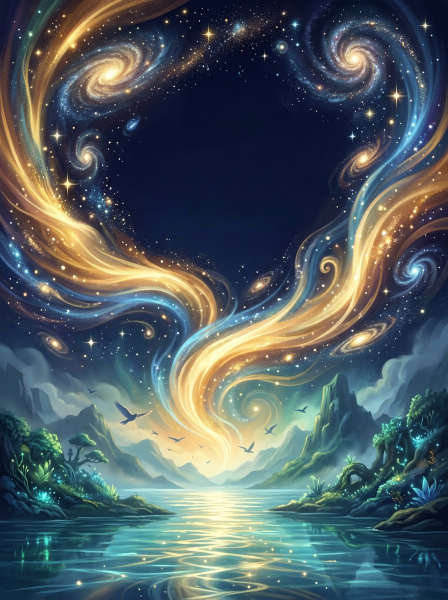
#> input picture 03-Identidade-Visual/capa_conceito_1_cosmica_base.jpg, 896 x 1200 px, found by its file name (shown at 1/2 size)
$ python build_book_engine.py
#> lines starting #> are read from the running program, lines starting #| are printed output that depends on the picture
#!/usr/bin/env python3
# -*- coding: utf-8 -*-
"""
Motor Editorial e Artístico — A Grande História da Luz (Volume 1: Faça-se a Luz)
Autor: Fábio Motta e Silva (Publicação Independente / Autônoma)
Responsável por:
1. Organizar e copiar as artes originais geradas para as pastas oficiais do projeto;
2. Renderizar em alta definição (1600x2000 px / 3200x2000 px spread) as ilustrações cósmicas e arqueológicas complementares;
3. Diagramar as 3 propostas de capa com o crédito autoral FÁBIO MOTTA E SILVA (e comparativo em tamanho real + miniatura 120px);
4. Diagramar as 24 páginas completas e sequenciais (PÁGINA 01 a PÁGINA 24) do Volume 1 com Dupla Camada (4-6 e 6-10 anos) e hierarquia tipográfica profissional (Cinzel, Nunito, Atkinson Hyperlegible);
5. Exportar:
   - PDF Digital HD (Hotmart / Kiwify / Apple Books - 200 DPI, 24 páginas)
   - PDF de Impressão Gráfica / KDP Print (300 DPI com sangria / bleed 0.125", 24 páginas — mínimo oficial da Amazon KDP Print)
   - EPUB 3 Fixed-Layout compatível com Amazon KDP Kids (24 páginas)
"""

import os
import sys
import math
import random
import shutil
import zipfile
from PIL import Image, ImageDraw, ImageFont, ImageFilter, ImageEnhance

BASE_DIR = "/home/ubuntu-desktop-bootstrap-ubuntu-/.gemini/antigravity-cli/scratch/A-Grande-Historia-da-Luz"
BRAIN_DIR = "/home/ubuntu-desktop-bootstrap-ubuntu-/.gemini/antigravity-cli/brain/026b6e7b-1190-4ec1-b3f4-789abc0233f8"
FONT_DIR = os.path.join(BASE_DIR, "03-Identidade-Visual/fonts")

AUTHOR_NAME = "Fábio Motta e Silva"
AUTHOR_UPPER = "FÁBIO MOTTA E SILVA"

PAGE_W = 1600
PAGE_H = 2000

def load_font(name, size):
    paths = {
        "cinzel": os.path.join(FONT_DIR, "Cinzel.ttf"),
        "nunito": os.path.join(FONT_DIR, "Nunito.ttf"),
        "nunito_italic": os.path.join(FONT_DIR, "Nunito-Italic.ttf"),
        "atkinson": os.path.join(FONT_DIR, "AtkinsonHyperlegible-Regular.ttf"),
        "atkinson_bold": os.path.join(FONT_DIR, "AtkinsonHyperlegible-Bold.ttf"),
    }
    p = paths.get(name, paths["nunito"])
    try:
        return ImageFont.truetype(p, size)
    except Exception:
        return ImageFont.load_default()

def copy_approved_assets():
    print("-> Copiando e organizando ativos visuais aprovados...")
    mapping = [
        ("capa_conceito_1_cosmica_base_v2_1794578842801.jpg", "03-Identidade-Visual/capa_conceito_1_cosmica_base.jpg"),
        ("capa_conceito_2_aventura_base_1794578887466.jpg", "03-Identidade-Visual/capa_conceito_2_aventura_base.jpg"),
        ("capa_conceito_3_pictorica_base_1794578947539.jpg", "03-Identidade-Visual/capa_conceito_3_pictorica_base.jpg"),
        ("char_sheet_adao_eva_1794578814115.jpg", "04-Biblia-de-Personagens/char_sheet_adao_eva.jpg"),
        ("char_sheet_noe_familia_1794578839466.jpg", "04-Biblia-de-Personagens/char_sheet_noe_familia.jpg"),
        ("char_sheet_jesus_historico_1794578973254.jpg", "04-Biblia-de-Personagens/char_sheet_jesus_historico.jpg"),
        ("char_sheet_moises_miriam_1794598522689.jpg", "04-Biblia-de-Personagens/char_sheet_moises_miriam.jpg"),
        ("vol1_cap1_cena1_misterio_abismo_1794578923931.jpg", "08-Ilustracoes-Originais/vol1_cap1_cena1_misterio_abismo.jpg"),
        ("vol1_cap1_cena5_animais_jardim_1794578850797.jpg", "08-Ilustracoes-Originais/vol1_cap1_cena5_animais_jardim.jpg"),
        ("vol1_cap1_cena6_humanidade_sopro_1794578887504.jpg", "08-Ilustracoes-Originais/vol1_cap1_cena6_humanidade_sopro.jpg"),
        ("vol1_cap1_cena7_nomes_cuidadores_1794578949947.jpg", "08-Ilustracoes-Originais/vol1_cap1_cena7_nomes_cuidadores.jpg"),
        ("vol1_cap2_jardim_eden_1794597077896.jpg", "08-Ilustracoes-Originais/vol1_cap2_jardim_eden.jpg"),
        ("vol1_cap3_escolha_jardim_1794597406575.jpg", "08-Ilustracoes-Originais/vol1_cap3_escolha_jardim.jpg"),
        ("vol1_cap4_caim_abel_1794597513298.jpg", "08-Ilustracoes-Originais/vol1_cap4_caim_abel.jpg"),
        ("vol1_cap5_arca_noe_1794597135841.jpg", "08-Ilustracoes-Originais/vol1_cap5_arca_noe.jpg"),
        ("vol1_cap6_torre_babel_1794597605073.jpg", "08-Ilustracoes-Originais/vol1_cap6_torre_babel.jpg"),
    ]
    for src_name, dst_rel in mapping:
        src = os.path.join(BRAIN_DIR, src_name)
        dst = os.path.join(BASE_DIR, dst_rel)
        if os.path.exists(src):
            shutil.copy2(src, dst)

def crop_and_resize(img, target_w, target_h):
    w, h = img.size
    target_ratio = target_w / target_h
    current_ratio = w / h
    if current_ratio > target_ratio:
        new_w = int(h * target_ratio)
        left = (w - new_w) // 2
        img = img.crop((left, 0, left + new_w, h))
    else:
        new_h = int(w / target_ratio)
        top = (h - new_h) // 2
        img = img.crop((0, top, w, top + new_h))
    return img.resize((target_w, target_h), Image.Resampling.LANCZOS)

def generate_complementary_artworks():
    print("-> Renderizando artes cósmicas e infográficas complementares em alta definição...")
    out_dir = os.path.join(BASE_DIR, "08-Ilustracoes-Originais")
    cosmica_base = Image.open(os.path.join(BASE_DIR, "03-Identidade-Visual/capa_conceito_1_cosmica_base.jpg")).convert("RGB")
#> cosmica_base is the input picture: PIL image 896x1200 RGB; mean R, G, B 80.3, 93, 97.6
    abismo_base = Image.open(os.path.join(BASE_DIR, "08-Ilustracoes-Originais/vol1_cap1_cena1_misterio_abismo.jpg")).convert("RGB")
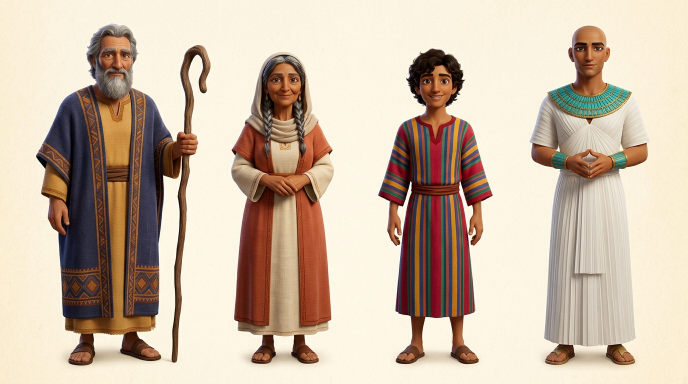
#> input picture 04-Biblia-de-Personagens/char_sheet_abraao_sara_jose.jpg, 1376 x 768 px, given in place of vol1_cap1_cena1_misterio_abismo.jpg, which was not available (shown at 1/2 size)
#> abismo_base is the input picture: PIL image 1376x768 RGB; mean R, G, B 203.9, 186.1, 167.2
    mandala_base = Image.open(os.path.join(BASE_DIR, "03-Identidade-Visual/capa_conceito_3_pictorica_base.jpg")).convert("RGB")
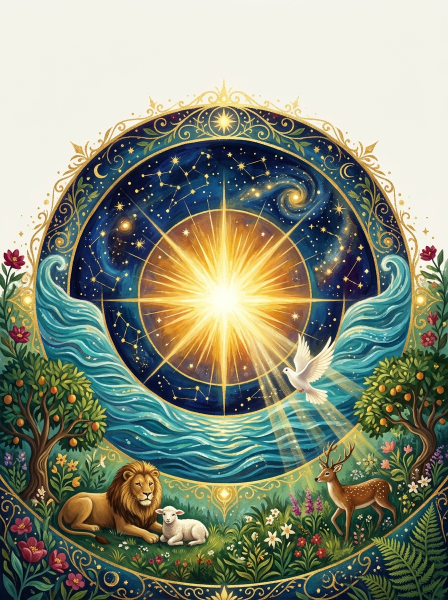
#> input picture 03-Identidade-Visual/capa_conceito_3_pictorica_base.jpg, 896 x 1200 px, found by its file name (shown at 1/2 size)
#> mandala_base is the input picture: PIL image 896x1200 RGB; mean R, G, B 135.7, 142, 123.1

    # 1. Cena 2: Fiat Lux (Spread Panorâmico 3200 x 2000 px)
    spread_w, spread_h = 3200, 2000
    fiat_lux = Image.new("RGB", (spread_w, spread_h), (8, 14, 38))
    left_part = crop_and_resize(abismo_base, 1800, spread_h)
    right_part = crop_and_resize(cosmica_base, 1800, spread_h)
    fiat_lux.paste(left_part, (0, 0))
    mask = Image.new("L", (1800, spread_h))
#> mask: PIL image 1800x2000 L; every value is 0
    m_draw = ImageDraw.Draw(mask)
    for x in range(1800):
        val = int(255 * min(1.0, max(0.0, (x - 100) / 500.0)))
        m_draw.line([(x, 0), (x, spread_h)], fill=val)
    fiat_lux.paste(right_part, (1400, 0), mask)

    overlay = Image.new("RGBA", (spread_w, spread_h), (0, 0, 0, 0))
#> overlay: PIL image 3200x2000 RGBA; every value is 0
    odraw = ImageDraw.Draw(overlay)
    cx, cy = 1950, 950
    random.seed(42)
    for i in range(90):
        angle = (i / 90.0) * 2 * math.pi + random.uniform(-0.02, 0.02)
        length = random.randint(900, 2200)
        ex = cx + int(math.cos(angle) * length)
        ey = cy + int(math.sin(angle) * length)
        width = random.randint(8, 36)
        color = (255, 225, 130, random.randint(18, 55)) if i % 2 == 0 else (100, 200, 255, random.randint(15, 40))
        odraw.line([(cx, cy), (ex, ey)], fill=color, width=width)
    for r in range(600, 20, -15):
        alpha = int(110 * (1 - r / 600.0) ** 2)
        odraw.ellipse([cx - r, cy - r, cx + r, cy + r], fill=(255, 240, 180, alpha))
    overlay = overlay.filter(ImageFilter.GaussianBlur(radius=18))
    fiat_lux = Image.alpha_composite(fiat_lux.convert("RGBA"), overlay).convert("RGB")
    fiat_lux.save(os.path.join(out_dir, "vol1_cap1_cena2_fiat_lux.png"), quality=95)

    # 2. Cena 3: O Abraço do Céu, do Mar e da Terra
    w0, h0 = cosmica_base.size
    cena3 = cosmica_base.crop((0, int(h0 * 0.42), w0, h0))
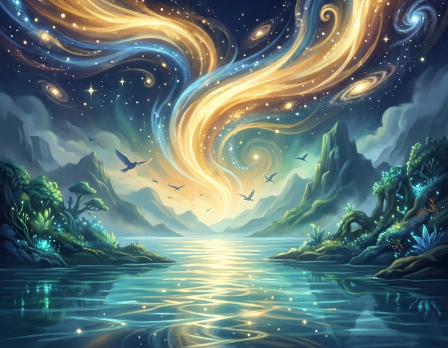
#> cena3: PIL image 896x696 RGB (shown at 1/2 size); mean R, G, B 96.3, 118.3, 117.3
    cena3 = crop_and_resize(cena3, 1600, 1300)
    cena3 = ImageEnhance.Color(cena3).enhance(1.15)
#> cena3: PIL image 1600x1300 RGB
    cena3.save(os.path.join(out_dir, "vol1_cap1_cena3_ceu_mar_terra.png"), quality=95)

    # 3. Cena 4: Dança das Estrelas, das Águas e das Asas
    wm, hm = mandala_base.size
    cena4 = mandala_base.crop((int(wm * 0.06), int(hm * 0.16), int(wm * 0.94), int(hm * 0.78)))
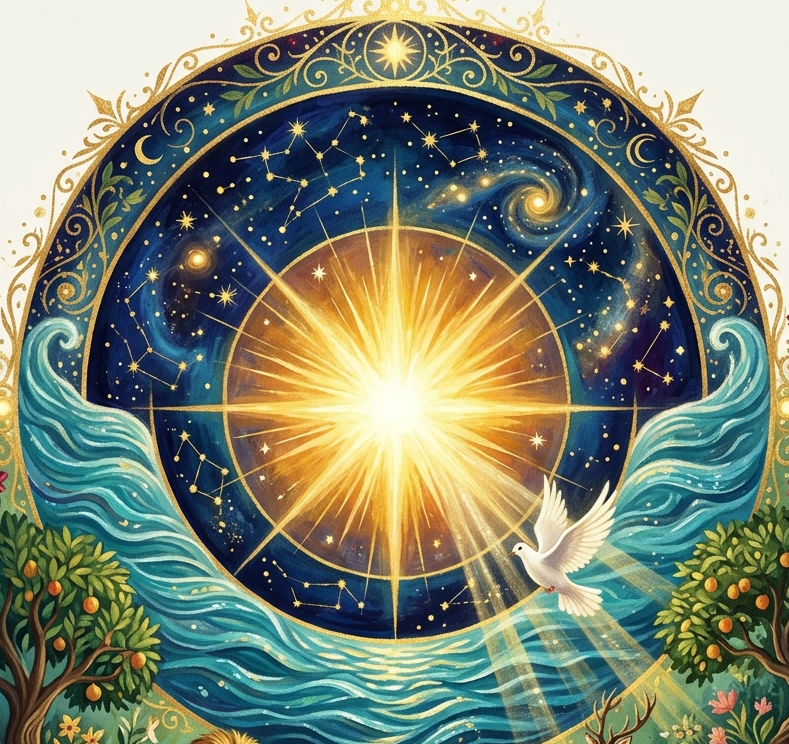
#> cena4: PIL image 789x744 RGB; mean R, G, B 123.7, 132.2, 114
    cena4 = crop_and_resize(cena4, 1600, 1300)
    cena4.save(os.path.join(out_dir, "vol1_cap1_cena4_estrelas_e_vida.png"), quality=95)

    # 4. Cena 8: O Sétimo Momento — A Paz que Abraça Tudo
    cena8 = Image.new("RGB", (1600, 2000), (15, 23, 42))
    top_sky = crop_and_resize(cosmica_base.crop((0, 0, w0, int(h0 * 0.65))), 1600, 1150)
    bottom_eden = crop_and_resize(mandala_base.crop((int(wm * 0.05), int(hm * 0.52), int(wm * 0.95), int(hm * 0.96))), 1600, 1050)
#> in crop_and_resize (call 6), `img = img.crop((left, 0, left + new_w, h))`:
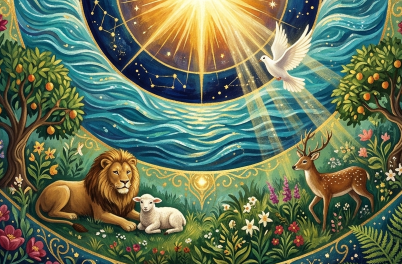
#> img: PIL image 804x528 RGB (shown at 1/2 size); mean R, G, B 100.8, 115.2, 87.4
    cena8.paste(top_sky, (0, 0))
    mask8 = Image.new("L", (1600, 1050))
#> mask8: PIL image 1600x1050 L; every value is 0
    md8 = ImageDraw.Draw(mask8)
    for y in range(1050):
        val = int(255 * min(1.0, max(0.0, y / 260.0)))
        md8.line([(0, y), (1600, y)], fill=val)
    cena8.paste(bottom_eden, (0, 950), mask8)
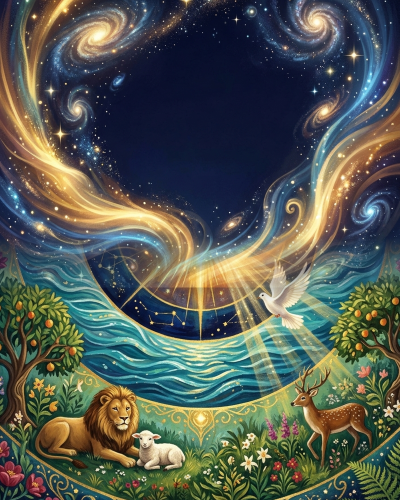
#> cena8: PIL image 1600x2000 RGB (shown at 1/4 size); mean R, G, B 83.1, 89.8, 82
    cena8.save(os.path.join(out_dir, "vol1_cap1_cena8_descanso_luz.png"), quality=95)

def draw_wrapped_text(draw, text, x, y, max_width, font, fill=(255, 255, 255), line_spacing=1.35, align="left", shadow=False):
    words = text.split(" ")
    lines = []
    current_line = []
    for word in words:
        if "\n" in word:
            parts = word.split("\n")
            for idx, p in enumerate(parts):
                test_line = " ".join(current_line + ([p] if p else []))
                bbox = draw.textbbox((0, 0), test_line, font=font)
                if bbox[2] - bbox[0] <= max_width:
                    if p:
                        current_line.append(p)
                else:
                    if current_line:
                        lines.append(" ".join(current_line))
                    current_line = [p] if p else []
                if idx < len(parts) - 1:
                    lines.append(" ".join(current_line))
                    current_line = []
            continue
        test_line = " ".join(current_line + [word])
        bbox = draw.textbbox((0, 0), test_line, font=font)
        if bbox[2] - bbox[0] <= max_width:
            current_line.append(word)
        else:
            if current_line:
                lines.append(" ".join(current_line))
            current_line = [word]
    if current_line:
        lines.append(" ".join(current_line))

    bbox_sample = draw.textbbox((0, 0), "Ág", font=font)
    line_h = int((bbox_sample[3] - bbox_sample[1]) * line_spacing)
    cur_y = y
    for line in lines:
        bbox = draw.textbbox((0, 0), line, font=font)
        lw = bbox[2] - bbox[0]
        lx = x
        if align == "center":
            lx = x + (max_width - lw) // 2
        elif align == "right":
            lx = x + (max_width - lw)
        if shadow:
            draw.text((lx + 2, cur_y + 2), line, font=font, fill=(0, 0, 0, 190))
        draw.text((lx, cur_y), line, font=font, fill=fill)
        cur_y += line_h
    return cur_y

def draw_rounded_panel(img, box, fill_rgba, border_rgba=None, border_width=3, radius=28):
    overlay = Image.new("RGBA", img.size, (0, 0, 0, 0))
    odraw = ImageDraw.Draw(overlay)
    odraw.rounded_rectangle(box, radius=radius, fill=fill_rgba, outline=border_rgba, width=border_width)
    return Image.alpha_composite(img.convert("RGBA"), overlay)

def build_covers():
    print("-> Gerando as 3 propostas de capa diagramadas com FÁBIO MOTTA E SILVA e o painel comparativo...")
    vis_dir = os.path.join(BASE_DIR, "03-Identidade-Visual")
    f_series = load_font("cinzel", 34)
    f_title = load_font("cinzel", 96)
    f_sub = load_font("nunito", 40)
    f_tag = load_font("atkinson_bold", 26)
    f_author = load_font("cinzel", 30)

    configs = [
        ("capa_conceito_1_cosmica_base.jpg", "capa_final_1_cosmica.png", "dark_top"),
        ("capa_conceito_2_aventura_base.jpg", "capa_final_2_aventura.png", "gradient_top"),
        ("capa_conceito_3_pictorica_base.jpg", "capa_final_3_pictorica.png", "light_top"),
    ]
    generated_covers = []
    for base_file, out_file, style_mode in configs:
        base_img = Image.open(os.path.join(vis_dir, base_file)).convert("RGB")
        cover = crop_and_resize(base_img, PAGE_W, PAGE_H).convert("RGBA")

        grad = Image.new("RGBA", (PAGE_W, PAGE_H), (0, 0, 0, 0))
#> grad: PIL image 1600x2000 RGBA; every value is 0
        gdraw = ImageDraw.Draw(grad)
        if style_mode in ("dark_top", "gradient_top"):
            for y in range(520):
                alpha = int(185 * (1 - y / 520.0) ** 1.4)
                gdraw.line([(0, y), (PAGE_W, y)], fill=(8, 15, 38, alpha))
            for y in range(PAGE_H - 360, PAGE_H):
                alpha = int(210 * ((y - (PAGE_H - 360)) / 360.0) ** 1.3)
                gdraw.line([(0, y), (PAGE_W, y)], fill=(6, 12, 30, alpha))
            title_color = (255, 224, 115, 255)
            series_color = (240, 246, 255, 255)
            sub_color = (255, 255, 255, 255)
            use_shadow = True
        else:
            for y in range(PAGE_H - 340, PAGE_H):
                alpha = int(215 * ((y - (PAGE_H - 340)) / 340.0) ** 1.3)
                gdraw.line([(0, y), (PAGE_W, y)], fill=(8, 22, 38, alpha))
            title_color = (146, 64, 14, 255)
            series_color = (30, 58, 138, 255)
            sub_color = (28, 25, 23, 255)
            use_shadow = False

        cover = Image.alpha_composite(cover, grad)
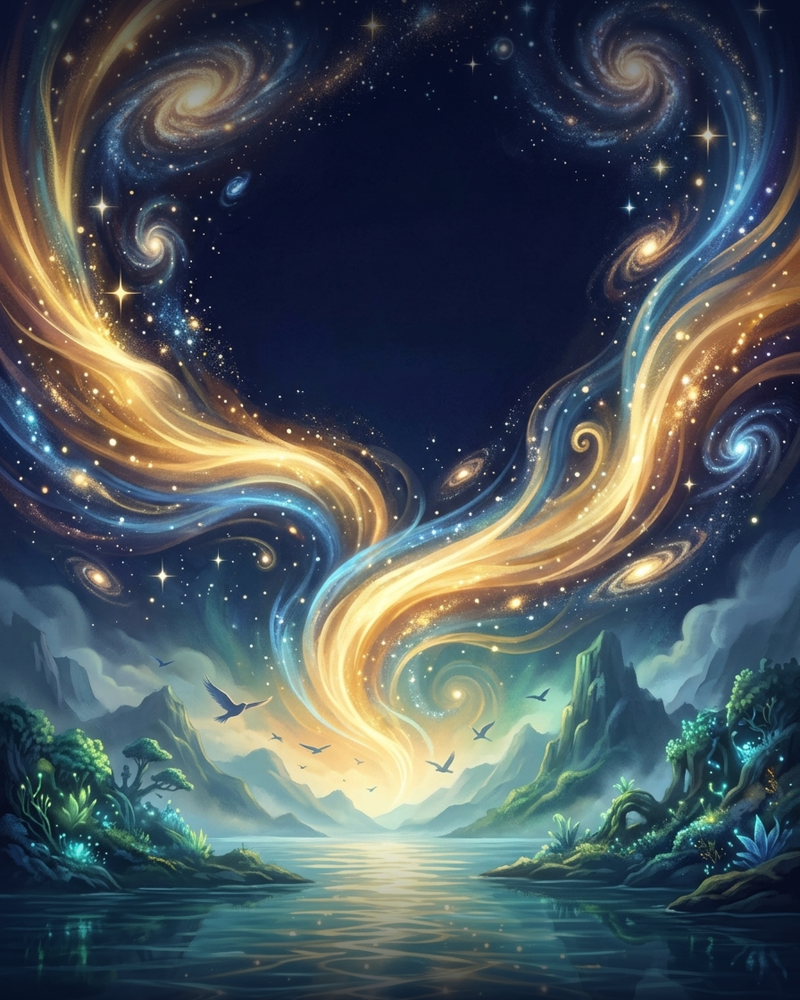
#> cover: PIL image 1600x2000 RGBA (shown at 1/2 size); mean R, G, B, A 74.1, 84.7, 90.5, 255
        cdraw = ImageDraw.Draw(cover)

        if style_mode == "light_top":
            f_title_c3 = load_font("cinzel", 82)
            f_sub_c3 = load_font("nunito", 34)
            cdraw.line([(360, 48), (PAGE_W - 360, 48)], fill=(180, 83, 9, 200), width=3)
            draw_wrapped_text(cdraw, "A GRANDE HISTÓRIA DA LUZ", 100, 62, PAGE_W - 200, f_series, fill=series_color, align="center", shadow=False)
            draw_wrapped_text(cdraw, "FAÇA-SE A LUZ", 80, 118, PAGE_W - 160, f_title_c3, fill=title_color, align="center", shadow=False)
            draw_wrapped_text(cdraw, "O começo de todas as histórias", 120, 218, PAGE_W - 240, f_sub_c3, fill=sub_color, align="center", shadow=False)
        else:
            cdraw.line([(360, 78), (PAGE_W - 360, 78)], fill=(245, 190, 70, 220), width=3)
            draw_wrapped_text(cdraw, "A GRANDE HISTÓRIA DA LUZ", 100, 96, PAGE_W - 200, f_series, fill=series_color, align="center", shadow=use_shadow)
            cdraw.line([(480, 152), (PAGE_W - 480, 152)], fill=(245, 190, 70, 180), width=2)
            draw_wrapped_text(cdraw, "FAÇA-SE A LUZ", 80, 178, PAGE_W - 160, f_title, fill=title_color, align="center", shadow=use_shadow)
            draw_wrapped_text(cdraw, "O começo de todas as histórias", 120, 305, PAGE_W - 240, f_sub, fill=sub_color, align="center", shadow=use_shadow)

        cover = draw_rounded_panel(cover, (220, PAGE_H - 235, PAGE_W - 220, PAGE_H - 70), (12, 22, 48, 222), (245, 190, 70, 235), border_width=3, radius=24)
        cdraw = ImageDraw.Draw(cover)
        draw_wrapped_text(cdraw, "VOLUME 1  •  A BÍBLIA ILUSTRADA PARA PEQUENOS EXPLORADORES", 240, PAGE_H - 208, PAGE_W - 480, f_tag, fill=(254, 240, 138, 255), align="center", shadow=False)
        draw_wrapped_text(cdraw, AUTHOR_UPPER, 240, PAGE_H - 142, PAGE_W - 480, f_author, fill=(255, 255, 255, 255), align="center", shadow=False)

        out_path = os.path.join(vis_dir, out_file)
        cover.convert("RGB").save(out_path, quality=95)
        generated_covers.append((out_file, cover.convert("RGB")))

    board_w, board_h = 2400, 1500
    board = Image.new("RGB", (board_w, board_h), (15, 23, 42))
    bdraw = ImageDraw.Draw(board)
    f_btitle = load_font("cinzel", 44)
    f_blabel = load_font("nunito", 28)
    f_bsmall = load_font("atkinson", 22)

    draw_wrapped_text(bdraw, "ENTREGA 3 — COMPARATIVO DAS 3 PROPOSTAS DE CAPA (TAMANHO REAL vs. MINIATURA 120 PX)", 60, 36, board_w - 120, f_btitle, fill=(253, 224, 71), align="center")

    labels = [
        ("OPÇÃO 1 (ALTERNATIVA)", "Cósmica e Contemplativa (Fiat Lux)"),
        ("OPÇÃO 2 (CAPA OFICIAL ESCOLHIDA)", f"Aventura Infantil Cinematográfica — Autor: {AUTHOR_NAME}"),
        ("OPÇÃO 3 (EDIÇÃO DE LUXO)", "Livro Ilustrado Pictórico / Mandala"),
    ]
    for idx, (fname, cov_img) in enumerate(generated_covers):
        x0 = 80 + idx * 770
        y0 = 130
        preview_large = cov_img.resize((520, 650), Image.Resampling.LANCZOS)
        board.paste(preview_large, (x0, y0))
        bdraw.rectangle([x0, y0, x0 + 520, y0 + 650], outline=(245, 190, 70), width=3)

        thumb_120 = cov_img.resize((120, 150), Image.Resampling.LANCZOS)
        tx = x0 + 545
        ty = y0 + 250
        board.paste(thumb_120, (tx, ty))
        bdraw.rectangle([tx, ty, tx + 120, ty + 150], outline=(56, 189, 248), width=2)
        draw_wrapped_text(bdraw, "Teste Loja\n120 px", tx - 10, ty + 162, 140, f_bsmall, fill=(148, 163, 184), align="center")

        draw_wrapped_text(bdraw, labels[idx][0], x0, y0 + 675, 660, f_tag, fill=(253, 224, 71), align="left")
        draw_wrapped_text(bdraw, labels[idx][1], x0, y0 + 715, 660, f_blabel, fill=(241, 245, 249), align="left")

    board = draw_rounded_panel(board, (80, 980, board_w - 80, 1430), (30, 41, 59, 240), (245, 190, 70, 200), border_width=2, radius=20).convert("RGB")
    bdraw = ImageDraw.Draw(board)
    analise_txt = (
        f"DECISÃO EDITORIAL CONSOLIDADA PELO AUTOR ({AUTHOR_UPPER} — PUBLICAÇÃO INDEPENDENTE):\n"
        "• Opção 2 (Aventura Infantil Cinematográfica — CAPA OFICIAL ESCOLHIDA): Selecionada pelo autor por comunicar imediatamente o universo infantil, gerando identificação instantânea com as crianças de 4 a 10 anos por meio dos dois pequenos exploradores contemplando o arco luminoso da criação.\n"
        "• Opção 1 (Cósmica e Contemplativa): Preservada para abertura de capítulo e materiais complementares.\n"
        "• Opção 3 (Pictórica / Mandala): Preservada como medalhão de Folha de Rosto e apresentação interna."
    )
    draw_wrapped_text(bdraw, analise_txt, 115, 1015, board_w - 230, f_blabel, fill=(248, 250, 252), line_spacing=1.42)
    board_path = os.path.join(vis_dir, "Entrega3_Comparativo_Capas_120px.png")
    board.save(board_path, quality=95)
    shutil.copy2(board_path, os.path.join(BRAIN_DIR, "Entrega3_Comparativo_Capas_120px.png"))
    shutil.copy2(os.path.join(vis_dir, "capa_final_2_aventura.png"), os.path.join(BRAIN_DIR, "capa_final_2_aventura.png"))

# [715 lines left out: functions draw_page_footer, make_companion_page, build_pilot_pages, export_pdfs_and_epub, not called in this run]

if __name__ == "__main__":
    copy_approved_assets()
    generate_complementary_artworks()
#> (the run stopped early here; a loop or call above may not have finished)
